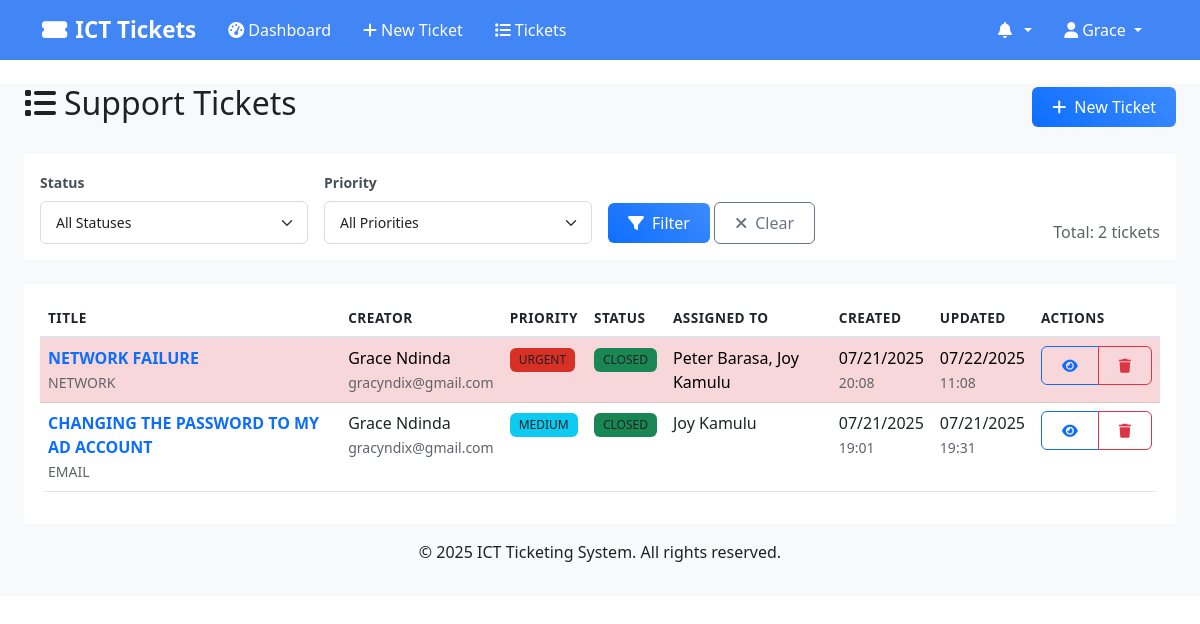
Screenshot of /tickets (signed in) with the database file from the repository.
### models.py (models this page shows, shortened)
class User(UserMixin, db.Model):
    __tablename__ = 'users'
    id = db.Column(db.Integer, primary_key=True)
    username = db.Column(db.String(80), unique=True, nullable=False)
    email = db.Column(db.String(120), unique=True, nullable=False)
    phone = db.Column(db.String(20), nullable=True)
    password_hash = db.Column(db.String(256), nullable=False)
    first_name = db.Column(db.String(50), nullable=False)
    last_name = db.Column(db.String(50), nullable=False)
    role = db.Column(db.String(20), nullable=False)  # 'user', 'tech', 'admin'
    department_id = db.Column(db.Integer, db.ForeignKey('departments.id'), nullable=True)
    is_active = db.Column(db.Boolean, default=True)
    created_at = db.Column(db.DateTime, default=datetime.utcnow)
    updated_at = db.Column(db.DateTime, default=datetime.utcnow, onupdate=datetime.utcnow)
    department = db.relationship('Department', backref='users')
    created_tickets = db.relationship('Ticket', foreign_keys='Ticket.created_by_id', backref='creator')
    @property
    def full_name(self):
        return f"{self.first_name} {self.last_name}"

class Ticket(db.Model):
    __tablename__ = 'tickets'
    id = db.Column(db.Integer, primary_key=True)
    title = db.Column(db.String(200), nullable=False)
    description = db.Column(db.Text, nullable=False)
    priority = db.Column(db.String(10), nullable=False)  # 'URGENT', 'HIGH', 'MEDIUM', 'LOW'
    status = db.Column(db.String(20), default='OPEN')  # 'OPEN', 'IN_PROGRESS', 'RESOLVED', 'CLOSED'
    category = db.Column(db.String(50), nullable=True)
    location = db.Column(db.String(100), nullable=True)
    unit = db.Column(db.String(50), nullable=True)  # For SWA departments (USHR, LSHR)
    created_by_id = db.Column(db.Integer, db.ForeignKey('users.id'), nullable=False)
    assigned_to_ids = db.Column(db.Text, nullable=True)  # Store comma-separated IDs for multiple assignments
    created_at = db.Column(db.DateTime, default=datetime.utcnow)
    updated_at = db.Column(db.DateTime, default=datetime.utcnow, onupdate=datetime.utcnow)
    resolved_at = db.Column(db.DateTime, nullable=True)
    closed_at = db.Column(db.DateTime, nullable=True)
    due_date = db.Column(db.DateTime, nullable=True)
    @property
    def assigned_techs(self):
        if not self.assigned_to_ids:
            return []
        ids = [int(id.strip()) for id in self.assigned_to_ids.split(',') if id.strip()]
        return User.query.filter(User.id.in_(ids)).all()
    comments = db.relationship('TicketComment', backref='ticket', cascade='all, delete-orphan')
    notifications = db.relationship('Notification', backref='ticket', cascade='all, delete-orphan')
    @property
    def priority_color(self):
        colors = {
            'URGENT': 'danger',
            'HIGH': 'warning',
            'MEDIUM': 'info',
            'LOW': 'success'
        }
        return colors.get(self.priority, 'secondary')
    @property
    def status_color(self):
        colors = {
            'OPEN': 'primary',
            'IN_PROGRESS': 'warning',
            'RESOLVED': 'info',
            'CLOSED': 'success'
        }
        return colors.get(self.status, 'secondary')

### routes.py (the view, shortened to what this page needs)
@app.route('/tickets')
@login_required
def list_tickets():
    page = request.args.get('page', 1, type=int)
    status_filter = request.args.get('status', '')
    priority_filter = request.args.get('priority', '')
    query = Ticket.query
    if current_user.role == 'user':
        query = query.filter_by(created_by_id=current_user.id)
    if status_filter:
        query = query.filter_by(status=status_filter)
    if priority_filter:
        query = query.filter_by(priority=priority_filter)
    tickets = query.order_by(Ticket.created_at.desc()).paginate(
        page=page, per_page=20, error_out=False
    )
    return render_template('ticket_list.html', tickets=tickets)

### templates/ticket_list.html (shortened to what this page needs)
{% extends "base.html" %}
{% block content %}
<div class="container-fluid">
    <div class="row">
        <div class="col-12">
            <div class="d-flex justify-content-between align-items-center mb-4">
                <h2><i class="fas fa-list me-2"></i>Support Tickets</h2>
                {% if current_user.role in ['user', 'admin'] %}
                <a href="{{ url_for('create_ticket') }}" class="btn btn-primary">
                    <i class="fas fa-plus me-2"></i>New Ticket
                </a>
                {% endif %}
            </div>
        </div>
    </div>
    <div class="row mb-4">
        <div class="col-12">
            <div class="card">
                <div class="card-body">
                    <form method="GET" class="row g-3 align-items-end">
                        <div class="col-md-3">
                            <label class="form-label">Status</label>
                            <select name="status" class="form-select">
                                <option value="">All Statuses</option>
                            </select>
                        </div>
                        <div class="col-md-3">
                            <label class="form-label">Priority</label>
                            <select name="priority" class="form-select">
                                <option value="">All Priorities</option>
                            </select>
                        </div>
                        <div class="col-md-3">
                            <button type="submit" class="btn btn-primary">
                                <i class="fas fa-filter me-2"></i>Filter
                            </button>
                            <a href="{{ url_for('list_tickets') }}" class="btn btn-outline-secondary">
                                <i class="fas fa-times me-2"></i>Clear
                            </a>
                        </div>
                        <div class="col-md-3 text-end">
                            <span class="text-muted">
                                Total: {{ tickets.total }} tickets
                            </span>
                        </div>
                    </form>
                </div>
            </div>
        </div>
    </div>
    <div class="row">
        <div class="col-12">
            <div class="card">
                <div class="card-body">
                    {% if tickets.items %}
                    <div class="table-responsive">
                        <table class="table table-hover">
                            <thead>
                                <tr>
                                    <th>Title</th>
                                    <th>Creator</th>
                                    <th>Priority</th>
                                    <th>Status</th>
                                    <th>Assigned To</th>
                                    <th>Created</th>
                                    <th>Updated</th>
                                    <th>Actions</th>
                                </tr>
                            </thead>
                            <tbody>
                                {% for ticket in tickets.items %}
                                <tr class="{% if ticket.priority == 'URGENT' %}table-danger{% endif %}">
                                    <td>
                                        <a href="{{ url_for('view_ticket', ticket_id=ticket.id) }}"
                                           class="text-decoration-none fw-bold">
                                            {{ ticket.title[:50] }}{% if ticket.title|length > 50 %}...{% endif %}
                                        </a>
                                        <br>
                                        <small class="text-muted">{{ ticket.category }}</small>
                                    </td>
                                    <td>
                                        {{ ticket.creator.full_name }}<br>
                                        <small class="text-muted">{{ ticket.creator.email }}</small>
                                    </td>
                                    <td>
                                        <span class="badge bg-{{ ticket.priority_color }}">
                                            {{ ticket.priority }}
                                        </span>
                                    </td>
                                    <td>
                                        <span class="badge bg-{{ ticket.status_color }}">
                                            {{ ticket.status.replace('_', ' ') }}
                                        </span>
                                    </td>
                                    <td>
                                {% if ticket.assigned_techs %}
                                    {% for tech in ticket.assigned_techs %}{{ tech.full_name }}{% if not loop.last %}, {% endif %}{% endfor %}
                                {% else %}
                                    Unassigned
                                {% endif %}
                            </td>
                                    <td>
                                        {{ ticket.created_at.strftime('%m/%d/%Y') }}<br>
                                        <small class="text-muted">{{ ticket.created_at.strftime('%H:%M') }}</small>
                                    </td>
                                    <td>
                                        {% if ticket.updated_at != ticket.created_at %}
                                        {{ ticket.updated_at.strftime('%m/%d/%Y') }}<br>
                                        <small class="text-muted">{{ ticket.updated_at.strftime('%H:%M') }}</small>
                                        {% else %}
                                        <span class="text-muted">-</span>
                                        {% endif %}
                                    </td>
                                    <td>
                                        <div class="btn-group" role="group">
                                            <a href="{{ url_for('view_ticket', ticket_id=ticket.id) }}"
                                               class="btn btn-sm btn-outline-primary">
                                                <i class="fas fa-eye"></i>
                                            </a>
                                            {% if current_user.role == 'admin' or ticket.created_by_id == current_user.id %}
                                            <button onclick="deleteTicket({{ ticket.id }}, '{{ ticket.title|replace("'", "\\'") }}')"
                                                    class="btn btn-sm btn-outline-danger"
                                                    title="Delete Ticket">
                                                <i class="fas fa-trash"></i>
                                            </button>
                                            {% endif %}
                                        </div>
                                    </td>
                                </tr>
                                {% endfor %}
                            </tbody>
                        </table>
                    </div>
                    {% endif %}
                </div>
            </div>
        </div>
    </div>
</div>
{% endblock %}

### templates/base.html (shortened to what this page needs)
<!DOCTYPE html>
<html lang="en">
<head>
    <link href="https://cdn.jsdelivr.net/npm/bootstrap@5.3.0/dist/css/bootstrap.min.css" rel="stylesheet">
    <link href="https://cdnjs.cloudflare.com/ajax/libs/font-awesome/6.4.0/css/all.min.css" rel="stylesheet">
    <link href="{{ url_for('static', filename='css/style.css') }}" rel="stylesheet">
</head>
<body>
    <nav class="navbar navbar-expand-lg shadow-sm" style="background-color: #4285f4 !important;">
        <div class="container" style="background-color: #4285f4;">
            <a class="navbar-brand" href="{{ url_for('dashboard' if current_user.is_authenticated else 'index') }}" style="color: #ffffff !important; font-weight: 600;">
                <i class="fas fa-ticket-alt me-2"></i>ICT Tickets
            </a>
            {% if current_user.is_authenticated %}
            <div class="collapse navbar-collapse" id="navbarNav">
                <ul class="navbar-nav me-auto">
                    <li class="nav-item">
                        <a class="nav-link" href="{{ url_for('dashboard') }}" style="color: #ffffff !important; font-weight: 500;">
                            <i class="fas fa-tachometer-alt me-1"></i>Dashboard
                        </a>
                    </li>
                    {% if current_user.role in ['user', 'admin'] %}
                    <li class="nav-item">
                        <a class="nav-link" href="{{ url_for('create_ticket') }}" style="color: #ffffff !important; font-weight: 500;">
                            <i class="fas fa-plus me-1"></i>New Ticket
                        </a>
                    </li>
                    {% endif %}
                    <li class="nav-item">
                        <a class="nav-link" href="{{ url_for('list_tickets') }}" style="color: #ffffff !important; font-weight: 500;">
                            <i class="fas fa-list me-1"></i>Tickets
                        </a>
                    </li>
                </ul>
                <ul class="navbar-nav">
                    <li class="nav-item dropdown">
                        <a class="nav-link dropdown-toggle" href="#" role="button" data-bs-toggle="dropdown" style="color: #ffffff !important; font-weight: 500;">
                            <i class="fas fa-bell me-1"></i>
                            {% set unread_count = 0 %}
                            {% if current_user.notifications is defined and current_user.notifications %}
                                {% set unread_count = current_user.notifications|selectattr('is_read', 'equalto', False)|list|length %}
                            {% endif %}
                        </a>
                            {% set recent_notifications = [] %}
                            {% if current_user.notifications is defined and current_user.notifications %}
                                {% set recent_notifications = current_user.notifications[:5] %}
                            {% endif %}
                    </li>
                    <li class="nav-item dropdown">
                        <a class="nav-link dropdown-toggle" href="#" role="button" data-bs-toggle="dropdown" style="color: #ffffff !important; font-weight: 500;">
                            <i class="fas fa-user me-1"></i>{{ current_user.first_name }}
                        </a>
                    </li>
                </ul>
            </div>
            {% endif %}
        </div>
    </nav>
    <main class="container-fluid mt-4">
        {% block content %}{% endblock %}
    </main>
    <footer class="bg-light text-center text-muted py-3 mt-5">
        <div class="container">
            <p>&copy; 2025 ICT Ticketing System. All rights reserved.</p>
        </div>
    </footer>
</body>
</html>

### rows the page displays
User: first_name "Grace"
Ticket: title "NETWORK FAILURE", category "NETWORK", creator.full_name "Grace Ndinda", creator.email "gracyndix@gmail.com", priority "URGENT", status.replace "CLOSED", created_at "07/21/2025", created_at "20:08", updated_at "07/22/2025", updated_at "11:08"
User: full_name "Peter Barasa"
User: full_name "Joy Kamulu"
Ticket: title "CHANGING THE PASSWORD TO MY AD ACCOUNT", category "EMAIL", creator.full_name "Grace Ndinda", creator.email "gracyndix@gmail.com", priority "MEDIUM", status.replace "CLOSED", created_at "07/21/2025", created_at "19:01", updated_at "07/21/2025", updated_at "19:31"

### other values shown
{{ tickets.total }} "2"
